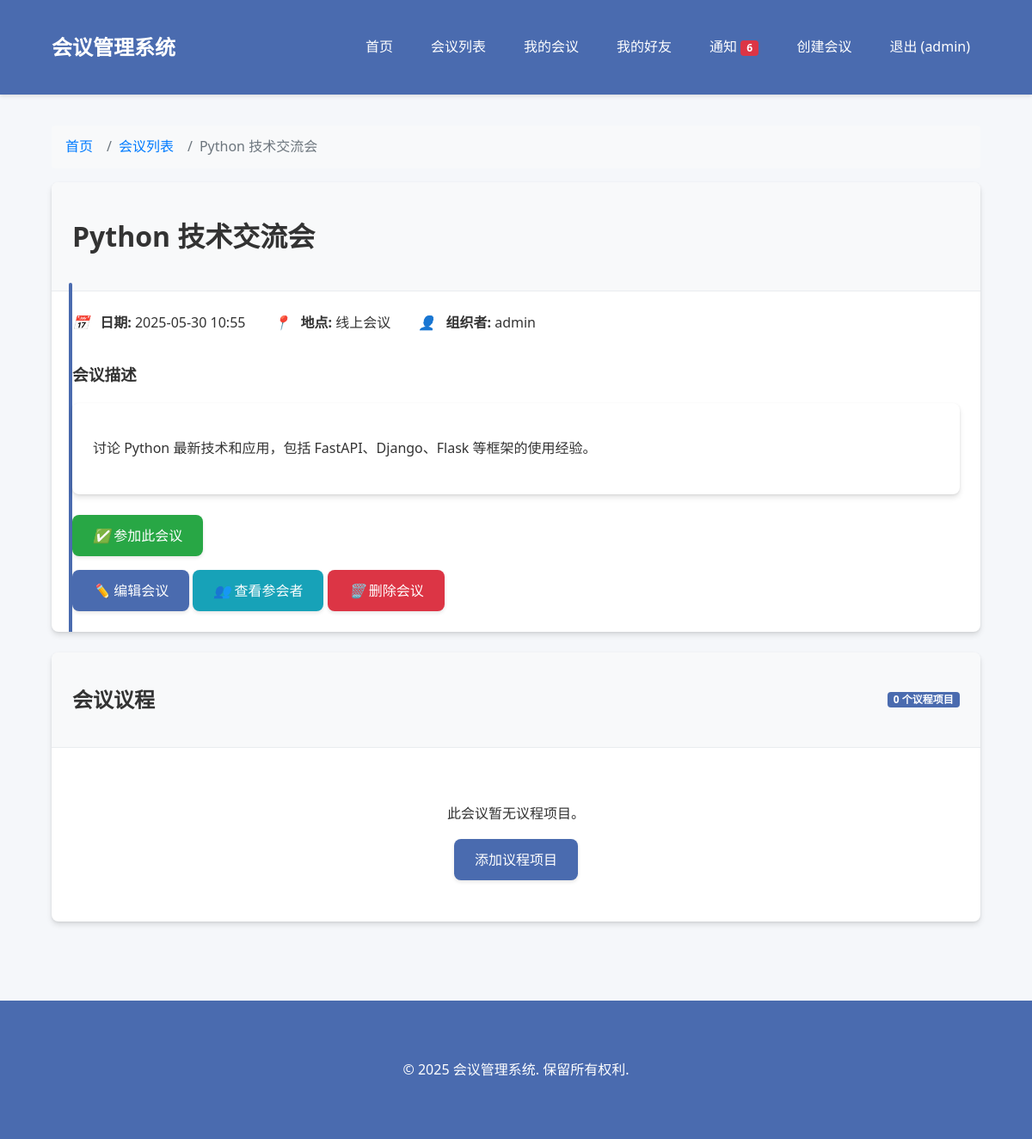
Page /api/conferences/7 (signed in) on the committed database.
### app/database.py (models this page shows)
class User(Base):
    __tablename__ = "users"  # 数据库表名
    id = Column(Integer, primary_key=True, index=True)  # 用户ID，主键
    username = Column(String, unique=True, index=True)  # 用户名，唯一
    email = Column(String, unique=True, index=True)  # 电子邮箱，唯一
    hashed_password = Column(String)  # 哈希后的密码
    is_admin = Column(Boolean, default=False)  # 是否为管理员
    created_at = Column(DateTime, default=datetime.utcnow)  # 创建时间
    conferences = relationship("Conference", back_populates="creator")  # 用户创建的会议
    registrations = relationship("Registration", back_populates="user")  # 用户参加的会议
    sent_friendships = relationship("Friendship", foreign_keys="Friendship.user_id", back_populates="user")  # 发起的好友关系
    received_friendships = relationship("Friendship", foreign_keys="Friendship.friend_id", back_populates="friend")  # 接收的好友关系
    notifications = relationship("Notification", foreign_keys="Notification.user_id", back_populates="user")  # 用户的通知

class Conference(Base):
    __tablename__ = "conferences"  # 数据库表名
    id = Column(Integer, primary_key=True, index=True)  # 会议ID，主键
    title = Column(String, index=True)  # 会议标题
    description = Column(Text)  # 会议描述
    date = Column(DateTime)  # 会议日期
    location = Column(String)  # 会议地点
    created_at = Column(DateTime, default=datetime.utcnow)  # 创建时间
    creator_id = Column(Integer, ForeignKey("users.id"))  # 创建者ID，外键
    creator = relationship("User", back_populates="conferences")  # 会议创建者
    agenda_items = relationship("AgendaItem", back_populates="conference", cascade="all, delete-orphan")  # 会议议程项
    registrations = relationship("Registration", back_populates="conference", cascade="all, delete-orphan")  # 会议参与者

### app/routers/conferences.py (the view)
@router.get("/{conference_id}", response_class=HTMLResponse)
async def conference_detail(
    request: Request,
    conference_id: int,
    db: Session = Depends(get_db),
):
    current_user = None
    unread_notification_count = 0
    token = request.cookies.get("access_token")
    if token and token.startswith("Bearer "):
        try:
            from app.dependencies import get_current_user
            current_user = await get_current_user(token.replace("Bearer ", ""), db)
            if current_user:
                unread_notification_count = notification_crud.get_unread_notification_count(db, current_user.id)
        except:
            pass
    conference = conference_crud.get_conference(db, conference_id=conference_id)
    if not conference:
        raise HTTPException(status_code=404, detail="未找到会议")
    agenda_items = conference_crud.get_agenda_items(db, conference_id=conference_id)
    is_registered = False
    if current_user:
        for registration in conference.registrations:
            if registration.user_id == current_user.id:
                is_registered = True
                break
    return templates.TemplateResponse(
        "conferences/detail.html",
        {
            "request": request,
            "conference": conference,
            "agenda_items": agenda_items,
            "current_user": current_user,
            "is_registered": is_registered,
            "unread_notification_count": unread_notification_count,
        },
    )

### app/templates/conferences/detail.html (shortened to what this page needs)
{% extends "base.html" %}
{% block content %}
<div class="page-transition">
    <nav aria-label="breadcrumb">
        <ol class="breadcrumb">
            <li class="breadcrumb-item"><a href="/">首页</a></li>
            <li class="breadcrumb-item"><a href="/api/conferences/">会议列表</a></li>
            <li class="breadcrumb-item active" aria-current="page">{{ conference.title }}</li>
        </ol>
    </nav>
    <div class="card">
        <div class="card-header">
            <h1>{{ conference.title }}</h1>
        </div>
        <div class="card-body conference-details">
            <div class="conference-meta">
                <div class="conference-meta-item">
                    <i class="fa fa-calendar"></i>
                    <strong>日期:</strong> {{ conference.date.strftime('%Y-%m-%d %H:%M') }}
                </div>
                <div class="conference-meta-item">
                    <i class="fa fa-map-marker"></i>
                    <strong>地点:</strong> {{ conference.location }}
                </div>
                <div class="conference-meta-item">
                    <i class="fa fa-user"></i>
                    <strong>组织者:</strong> {{ conference.creator.username }}
                </div>
            </div>
            <h3>会议描述</h3>
            <div class="card mb-4">
                <div class="card-body">
                    <p>{{ conference.description }}</p>
                </div>
            </div>
            <div class="action-buttons">
                {% if current_user %}
                    {% if is_registered %}
                        <a href="/api/registrations/unregister/{{ conference.id }}" class="btn btn-danger delete-btn" data-confirm-message="确定要退出此会议吗？">
                            <i class="fa fa-times"></i> 退出会议
                        </a>
                    {% else %}
                        <a href="/api/registrations/register/{{ conference.id }}" class="btn btn-success">
                            <i class="fa fa-check"></i> 参加此会议
                        </a>
                    {% endif %}
                {% else %}
                    <div class="alert alert-info">
                        请<a href="/api/auth/login">登录</a>后参加此会议。
                    </div>
                {% endif %}
                {% if current_user and current_user.id == conference.creator_id %}
                    <div class="mt-3 admin-actions">
                        <a href="/api/conferences/{{ conference.id }}/edit" class="btn btn-primary">
                            <i class="fa fa-edit"></i> 编辑会议
                        </a>
                        <a href="/api/registrations/attendees/{{ conference.id }}" class="btn btn-info">
                            <i class="fa fa-users"></i> 查看参会者
                        </a>
                        <a href="/api/conferences/{{ conference.id }}/delete" class="btn btn-danger delete-btn" data-confirm-message="确定要删除此会议吗？">
                            <i class="fa fa-trash"></i> 删除会议
                        </a>
                    </div>
                {% endif %}
            </div>
        </div>
    </div>
</div>
<div class="card mt-4 page-transition" style="animation-delay: 0.2s;">
    <div class="card-header d-flex justify-content-between align-items-center">
        <h2>会议议程</h2>
        <span class="badge badge-primary">{{ agenda_items|length }} 个议程项目</span>
    </div>
    <div class="card-body">
        {% if agenda_items %}
            <div class="agenda-timeline">
                {% for item in agenda_items %}
                    <div class="agenda-item-timeline">
                        <div class="agenda-time">{{ item.start_time }} - {{ item.end_time }}</div>
                        <h4>{{ item.title }}</h4>
                        <div class="speaker">
                            <i class="fa fa-user"></i> {{ item.speaker }}
                        </div>
                    </div>
                {% endfor %}
            </div>
        {% else %}
            <div class="text-center py-4">
                <p>此会议暂无议程项目。</p>
                {% if current_user and current_user.id == conference.creator_id %}
                    <a href="/api/conferences/{{ conference.id }}/edit" class="btn btn-primary">
                        添加议程项目
                    </a>
                {% endif %}
            </div>
        {% endif %}
    </div>
</div>
{% endblock %}

### app/templates/base.html (shortened to what this page needs)
<!DOCTYPE html>
<html lang="zh-CN">
<head>
    <link rel="stylesheet" href="{{ url_for('static', path='/css/styles.css') }}">
</head>
<body>
    <header>
        <div class="container">
            <a href="/" class="logo">会议管理系统</a>
            <nav>
                <ul>
                    <li><a href="/">首页</a></li>
                    <li><a href="/api/conferences/">会议列表</a></li>
                    {% if current_user %}
                        <li><a href="/api/my-conferences/">我的会议</a></li>
                        <li><a href="/api/friends/">我的好友</a></li>
                        <li>
                            <a href="/api/notifications/">
                                通知
                                {% if unread_notification_count and unread_notification_count > 0 %}
                                    <span class="badge badge-danger">{{ unread_notification_count }}</span>
                                {% endif %}
                            </a>
                        </li>
                        {% if current_user.is_admin %}
                            <li><a href="/api/conferences/create">创建会议</a></li>
                        {% endif %}
                        <li><a href="/api/auth/logout">退出 ({{ current_user.username }})</a></li>
                    {% else %}
                        <li><a href="/api/auth/login">登录</a></li>
                        <li><a href="/api/auth/register">注册账号</a></li>
                    {% endif %}
                </ul>
            </nav>
        </div>
    </header>
    <main class="container">
        {% block content %}{% endblock %}
    </main>
    <footer>
        <div class="container">
            <p>&copy; 2025 会议管理系统. 保留所有权利.</p>
        </div>
    </footer>
</body>
</html>

### app/static/css/styles.css (style rules this page uses)
:root { --primary-color: #4a6baf; --primary-hover: #3a5a9f; --secondary-color: #6c757d; --success-color: #28a745; --danger-color: #dc3545; --warning-color: #ffc107; --info-color: #17a2b8; --light-color: #f8f9fa; --dark-color: #343a40; --body-bg: #f5f7fa; --card-shadow: 0 4px 6px rgba(0, 0, 0, 0.1), 0 1px 3px rgba(0, 0, 0, 0.08); --transition-speed: 0.3s; --border-radius: 0.5rem; }
body { font-family: 'Segoe UI', Tahoma, Geneva, Verdana, sans-serif; line-height: 1.6; margin: 0; padding: 0; color: #333; background-color: var(--body-bg); transition: background-color var(--transition-speed); }
.container { width: 90%; max-width: 1200px; margin: 0 auto; padding: 20px; }
header { background-color: var(--primary-color); color: #fff; padding: 1rem 0; box-shadow: 0 2px 4px rgba(0, 0, 0, 0.1); position: sticky; top: 0; z-index: 1000; }
header .container { display: flex; justify-content: space-between; align-items: center; }
.logo { font-size: 1.5rem; font-weight: bold; text-decoration: none; color: #fff; transition: transform var(--transition-speed); }
nav ul { display: flex; list-style: none; margin: 0; padding: 0; }
nav ul li { margin-left: 20px; position: relative; }
nav ul li a { color: #fff; text-decoration: none; transition: all var(--transition-speed); padding: 0.5rem 0.75rem; border-radius: var(--border-radius); }
.btn { display: inline-block; font-weight: 500; text-align: center; white-space: nowrap; vertical-align: middle; user-select: none; border: none; padding: 0.75rem 1.5rem; font-size: 1rem; line-height: 1.5; border-radius: var(--border-radius); transition: all var(--transition-speed); cursor: pointer; text-decoration: none; box-shadow: 0 2px 4px rgba(0, 0, 0, 0.1); }
.btn-primary { color: #fff; background-color: var(--primary-color); }
.btn-danger { color: #fff; background-color: var(--danger-color); }
.btn-success { color: #fff; background-color: var(--success-color); }
.btn-info { color: #fff; background-color: var(--info-color); }
.card { background-color: #fff; border-radius: var(--border-radius); box-shadow: var(--card-shadow); margin-bottom: 1.5rem; overflow: hidden; transition: transform var(--transition-speed), box-shadow var(--transition-speed); }
.card-header { padding: 1rem 1.5rem; background-color: #f8f9fa; border-bottom: 1px solid #e9ecef; font-weight: 600; }
.card-body { padding: 1.5rem; }
footer { background-color: var(--primary-color); color: #fff; padding: 2rem 0; margin-top: 3rem; text-align: center; }
.text-center { text-align: center; }
.justify-content-between { justify-content: space-between; }
.align-items-center { align-items: center; }
.d-flex { display: flex; }
.py-4 { padding-top: 1.5rem; padding-bottom: 1.5rem; }
.breadcrumb { display: flex; flex-wrap: wrap; padding: 0.75rem 1rem; margin-bottom: 1rem; list-style: none; background-color: #f8f9fa; border-radius: 0.25rem; }
.breadcrumb-item + .breadcrumb-item { padding-left: 0.5rem; }
.breadcrumb-item + .breadcrumb-item::before { display: inline-block; padding-right: 0.5rem; color: #6c757d; content: "/"; }
.breadcrumb-item.active { color: #6c757d; }
.mb-4 { margin-bottom: 1.5rem; }
.mt-3 { margin-top: 1rem; }
.mt-4 { margin-top: 1.5rem; }
.badge { display: inline-block; padding: 0.25em 0.6em; font-size: 75%; font-weight: 700; line-height: 1; text-align: center; white-space: nowrap; vertical-align: baseline; border-radius: 0.25rem; transition: color 0.15s ease-in-out, background-color 0.15s ease-in-out, border-color 0.15s ease-in-out, box-shadow 0.15s ease-in-out; }
.badge-primary { color: #fff; background-color: var(--primary-color); }
.badge-danger { color: #fff; background-color: var(--danger-color); }
.page-transition { animation: fadeIn 0.5s ease-in-out; }
.conference-details { position: relative; }
.conference-details::before { content: ''; position: absolute; top: -10px; left: 20px; width: 4px; height: calc(100% + 20px); background-color: var(--primary-color); border-radius: 4px; }
.conference-meta { display: flex; flex-wrap: wrap; margin-bottom: 1.5rem; }
.conference-meta-item { margin-right: 2rem; margin-bottom: 0.5rem; }
.conference-meta-item i { margin-right: 0.5rem; color: var(--primary-color); }

### rows in the picture
User: username "admin", creator.username "admin"
Conference: title "Python 技术交流会", date "2025-05-30 10:55", location "线上会议", description "讨论 Python 最新技术和应用，包括 FastAPI、Django、Flask 等框架的使用经验。"

### other values in the picture
{{ unread_notification_count }} "6"
{{ agenda_items|length }} "0"
